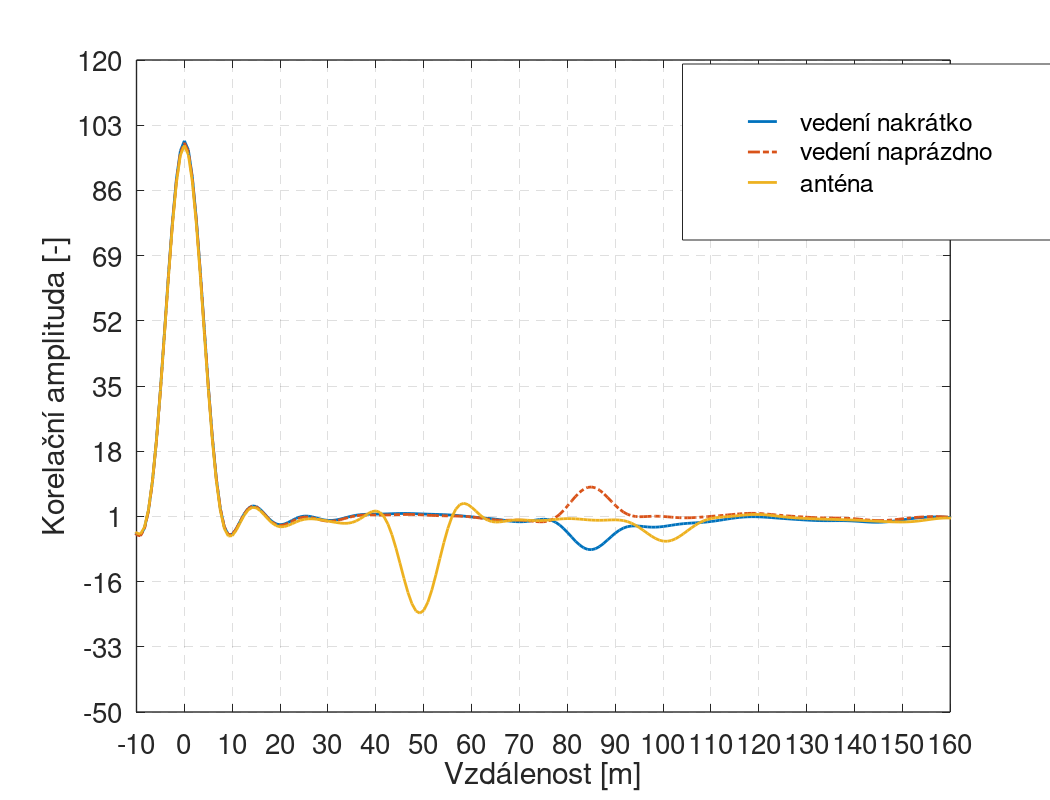

MATLAB code for this plot: (Note: this script raises an error after producing the figure.)
clc;
clear all;
close all;

addpath("../:../data/")

%------------------------------------------------------------------------------%
%% Packages 
pkg load signal

%------------------------------------------------------------------------------%
%% Module setups
fs = 125e6;
v_c = 3*10^8; % [m/s]
v_factor = 0.695; % [-]; velocity factor

%------------------------------------------------------------------------------%
%% load real data

% antenna (conditions: order9, 500mV, 10Mbit/s)
%gen_ant = load('ant_ord9_10M_82-5m_gen.txt'); 
%meas_ant = load('ant_ord9_10M_82-5m_meas.txt');
gen_ant = load('ant_ord9__20M_gen.txt'); 
meas_ant = load('ant_ord9__20M_meas.txt');

% cable - open (conditions: order9, 500mV, 10Mbit/s)
gen_open = load('open_cab_ord9__20M_gen.txt');
meas_open = load('open_cab_ord9__20M_meas.txt');

% cable - short (conditions: order9, 500mV, 10Mbit/s)
gen_short = load('short_cab_ord9__20M_gen.txt');
meas_short = load('short_cab_ord9__20M_meas.txt');

%------------------------------------------------------------------------------%
delta = length(gen_short)
k = 27
xc_short = xcorr(meas_short, gen_short)(4*delta:5*delta);
xc_open = xcorr(meas_open, gen_open)(4*delta:5*delta);
xc_ant = xcorr(meas_ant, gen_ant)(4*length(gen_ant):5*length(gen_ant));

bound = (length(xc_open) - 1)/(2*fs);
xd = v_c*v_factor*[-k:length(xc_open)-1-k]/(2*fs);
length(xd)
length(xc_open)

%------------------------------------------------------------------------------%
%%Plot
figure(1)
plot(xd, xc_short, "linewidth", 2)
hold on
plot(xd, xc_open, "linewidth", 2, '-.')
hold on
plot(xd, xc_ant, "linewidth", 2)

xlim([-10, 160])
ylim([-50, 120])
xlabel('{Vzdálenost [m]}')
ylabel('{Korelační amplituda [-]}')

orient('landscape')
h = legend({'   vedení nakrátko',... 
            '   vedení naprázdno',... 
            '   anténa'},'Location','northeast');

set (h, 'fontsize', 20, 'position', [0.65,0.70,0.25,0.22]);
set(gca, 'fontsize', 20,...
    'gridlinestyle', '--',... 
    'linewidth', 1,...
    'xtick', [-10:10:160],...
    'ytick', [-50:17:120]);
grid on

%------------------------------------------------------------------------------%
%%Plot
target = '../../../doc/outputs/real/'
name = 'kit_reflections.tex'
name_inc = 'kit_reflections-inc.eps'

print(name, '-dtex');

path = strcat(target, name)
path_inc = strcat(target, name_inc)

movefile(name, path)
movefile(name_inc, path_inc)

